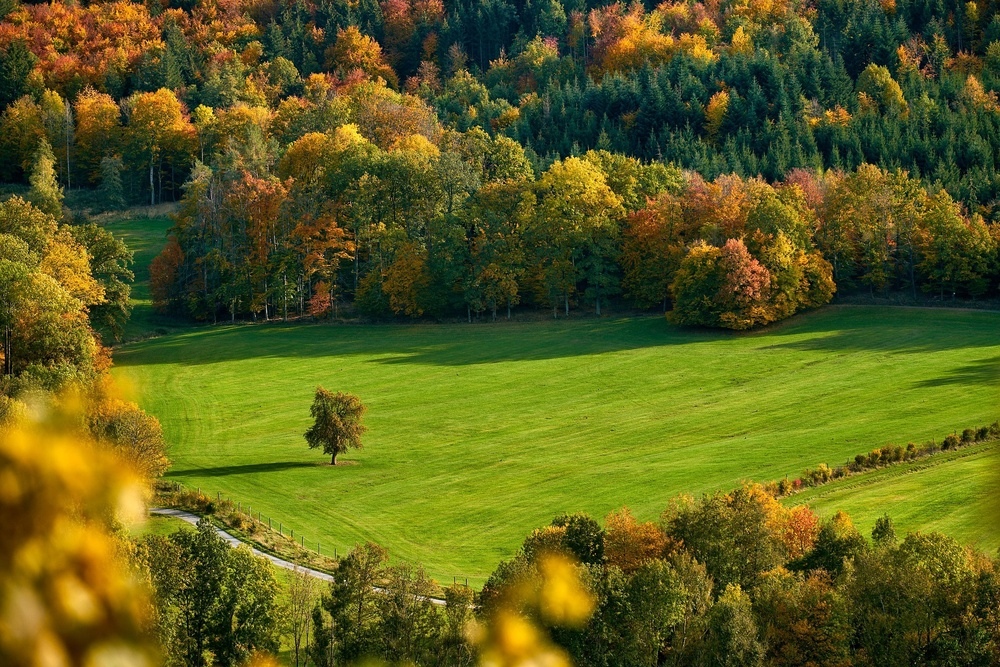
#> input picture glavo-field-5932123_1920.jpg, 1000 x 667 px, shrunk from 1920 x 1281 before the run
$ python colorToGray.py
#> lines starting #> are read from the running program, lines starting #| are printed output that depends on the picture
import cv2
import os
import matplotlib.pyplot as plt

# Load a color image
color_path = 'glavo-field-5932123_1920.jpg'
img_bgr = cv2.imread(color_path, cv2.IMREAD_COLOR)
#> img_bgr is the input picture: shape (667, 1000, 3); mean B, G, R 28.1, 93.7, 91.3

if img_bgr is None:
    print(f"Error: {color_path} not found.")
else:
    # Convert BGR to RGB for plotting and GRAY for grayscale conversion
    img_rgb = cv2.cvtColor(img_bgr, cv2.COLOR_BGR2RGB)
    img_gray = cv2.cvtColor(img_bgr, cv2.COLOR_BGR2GRAY)
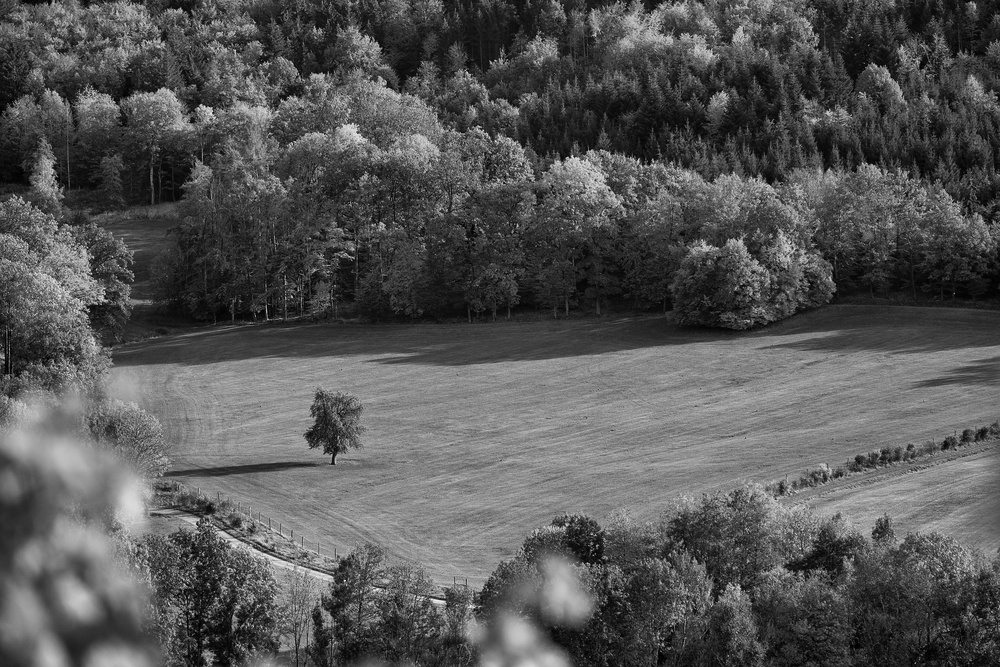
#> img_gray: shape (667, 1000); min 0, max 247, mean 85.5

    # Save gray version temporarily to calculate byte size
    temp_gray_path = 'temp_grayscale.jpg'
    cv2.imwrite(temp_gray_path, img_gray)

    # Calculate memory and file sizes
    color_channels = img_bgr.shape[2]
#> color_channels = 3
    gray_channels = 1 if len(img_gray.shape) == 2 else img_gray.shape[2]
#> gray_channels = 1

    color_bytes = os.path.getsize(color_path)
    gray_bytes = os.path.getsize(temp_gray_path)

    print("--- Channel & Size Report ---")
    print(f"Original Channels: {color_channels} | Grayscale Channels: {gray_channels}")
#| Original Channels: 3 | Grayscale Channels: 1
    print(f"Color File Size: {color_bytes} bytes | Grayscale File Size: {gray_bytes} bytes")

    # Clean up temporary file
    if os.path.exists(temp_gray_path):
        os.remove(temp_gray_path)

    # Display side by side
    fig, axes = plt.subplots(1, 2, figsize=(12, 6))
    axes[0].imshow(img_rgb)
    axes[0].set_title("Original RGB Image")
    axes[0].axis('off')

    axes[1].imshow(img_gray, cmap='gray')
    axes[1].set_title("Converted Grayscale Image")
    axes[1].axis('off')

    plt.tight_layout()
    plt.show()
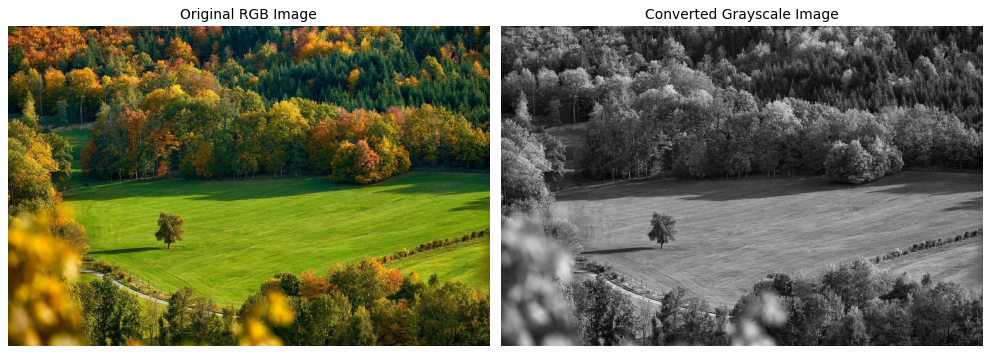
#> figure drawn by matplotlib, 2 panels

$ run again, with images.jpg copied over glavo-field-5932123_1920.jpg
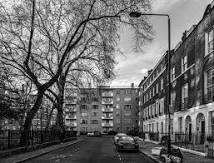
#> input picture images.jpg, 214 x 163 px
#> img_bgr is the input picture: shape (163, 214, 3); min 0, max 255, mean 107.2
#| Original Channels: 3 | Grayscale Channels: 1
#> `plt.show()`:
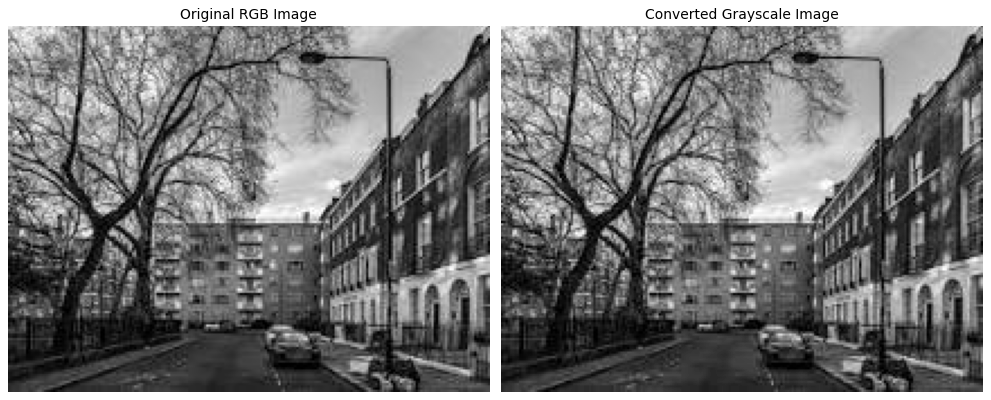
#> figure drawn by matplotlib, 2 panels
